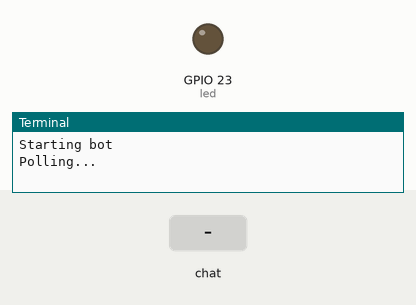
Bench run of a program on a simulated Raspberry Pi (BCM pin numbers). Parts: output pins drawn as LEDs (lit = HIGH), the last lines printed to the terminal. The inputs (shaded band) are chosen by the test bench. Values from a settings file that is not in the repository are placeholders.

Above: at 1.2 s.
1.3 s: chat message "group" arrives
2.8 s: chat message "/turret5" arrives
At 3.7 s:
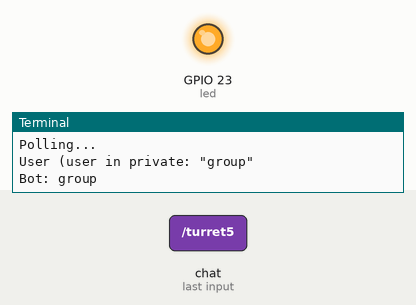
Timing chart, 0 to 5.8 s (numbered marks = the images above; inputs shaded):
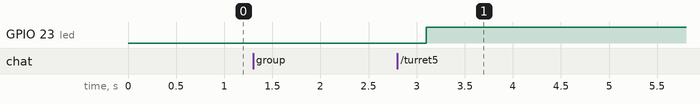

Measured:
- after the input at 2.8 s, GPIO 23 (led): LOW → HIGH after 0.30 s

The program:

laser_turret_bot.py
```python
from typing import final
from telegram import Update
from telegram.ext import Application, CommandHandler, MessageHandler, filters, ContextTypes
from secret_info import users, token

from gpiozero import LED
from time import sleep


TOKEN: final = token
BOT_USERNAME = "@MayhemskyBot"


def activate_turret(seconds: int = 300):
    led = LED(23)
    led.on()  # activate pin 23
    sleep(seconds)
    led.off()


# Commands
async def start_command(update: Update, context: ContextTypes.DEFAULT_TYPE):
    await update.message.reply_text("Hello! Do you want to play with Mayhem?")


async def help_command(update: Update, context: ContextTypes.DEFAULT_TYPE):
    await update.message.reply_text("git gud")


async def turret_5(update: Update, context: ContextTypes.DEFAULT_TYPE):

    if update.message.from_user.username in users:
        await update.message.reply_text("I'll activate the turret for 5 minutes!")
        activate_turret()
    else:
        await update.message.reply_text("You are not authorized to activate the turret")


# Responses
def handle_response(text: str) -> str:
    text: str = text.lower()
    return text


async def handle_message(update: Update, context: ContextTypes.DEFAULT_TYPE):
    message_type: str = update.message.chat.type
    text: str = update.message.text

    print(f'User ({update.message.from_user.username} in {message_type}: "{text}"')

    if message_type == 'group':
        if BOT_USERNAME in text:
            new_text: str = text.replace(BOT_USERNAME, '').strip()
            response: str = handle_response(new_text)
        else:
            return
    else:
        response: str = handle_response(text)

    print('Bot:', response)
    await update.message.reply_text(response)


async def error(update: Update, context: ContextTypes.DEFAULT_TYPE):
    print(f'Update {update} caused the following error: {context.error}')


if __name__ == '__main__':
    print('Starting bot')
    app = Application.builder().token(TOKEN).build()

    # Commands
    app.add_handler(CommandHandler('start', start_command))
    app.add_handler(CommandHandler('help', help_command))
    app.add_handler(CommandHandler('turret5', turret_5))

    # Messages
    app.add_handler(MessageHandler(filters.TEXT, handle_message))

    # Errors
    app.add_error_handler(error)

    print('Polling...')
    app.run_polling(poll_interval=5)
```
